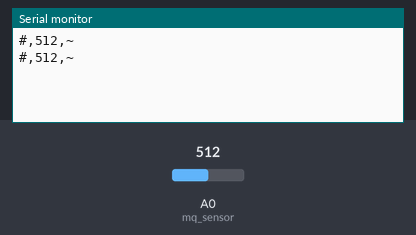
Recording of a sketch running on a simulated Arduino Uno, built with avr-gcc and run on an emulated ATmega328P. Parts: the last lines printed to the serial monitor. The inputs (shaded band) are chosen by the test bench; at power-on: A0 (mq_sensor) = 512.

Above: at 1.8 s.
1.9 s: A0 (mq_sensor) set to 716
At 2.8 s:
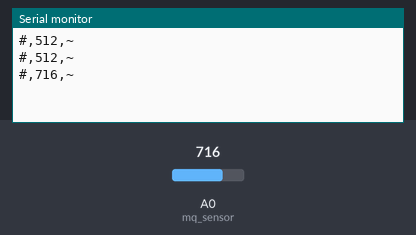
3.4 s: A0 (mq_sensor) set to 900
At 4.8 s:
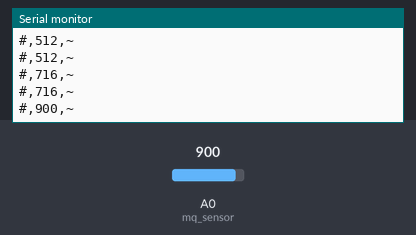
Timing chart, 0 to 6.4 s (numbered marks = the images above; inputs shaded):
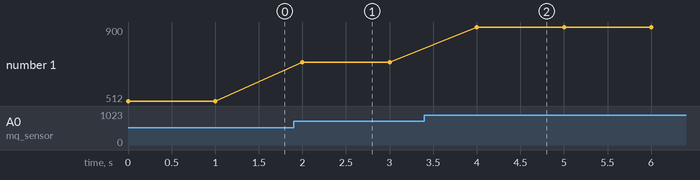

The sketch:

arduino_mq.ino
```cpp
int mq_sensor=A0;

void setup() {
  // From which pin, you want to read 14 Digital, 6 Analog
  pinMode(mq_sensor,INPUT); // read permission

  // Serial Communication
  Serial.begin(9600); // 9600bps
}

void loop() {
  // Data Read, let m be 1023
  int m=analogRead(mq_sensor); // ADC - 10bit (0 to 5V to 0 to 1023)

  Serial.print("#"); // # - SOF
  Serial.print(","); // , - Seperator
  Serial.print(m); // m - Data
  Serial.print(","); // , - Seperator
  Serial.println("~"); // ~ - EOF
  delay(1000); // 1 second
}
```

Measured:
- after the input at 1.9 s, the serial monitor: prints a new line after 0.10 s (image 1)
- after the input at 3.4 s, the serial monitor: prints a new line after 0.60 s (image 2)
- plotted number 1: 512 → 716 after the input at 1.9 s, 716 → 900 after the input at 3.4 s
